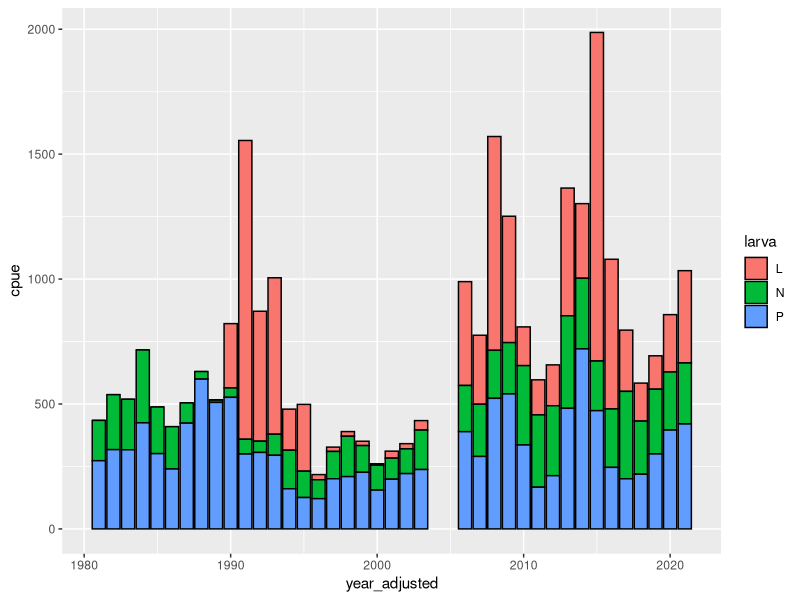
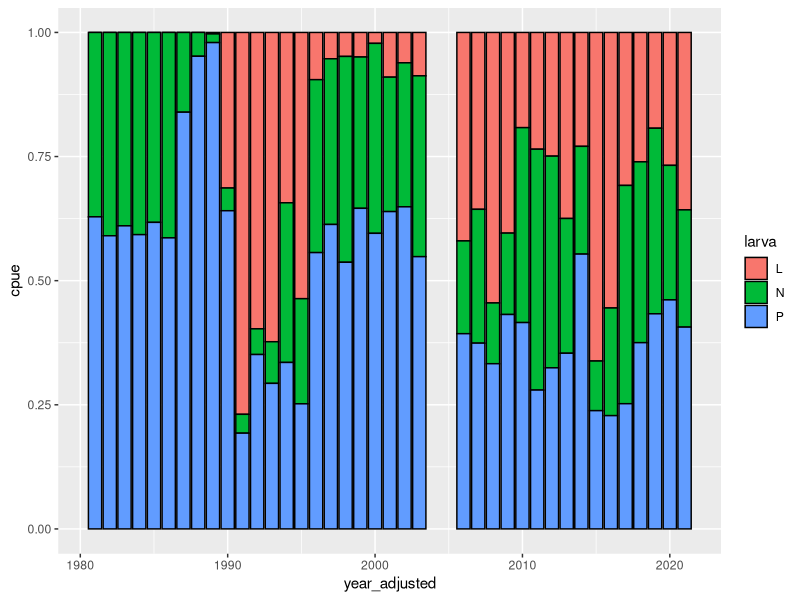
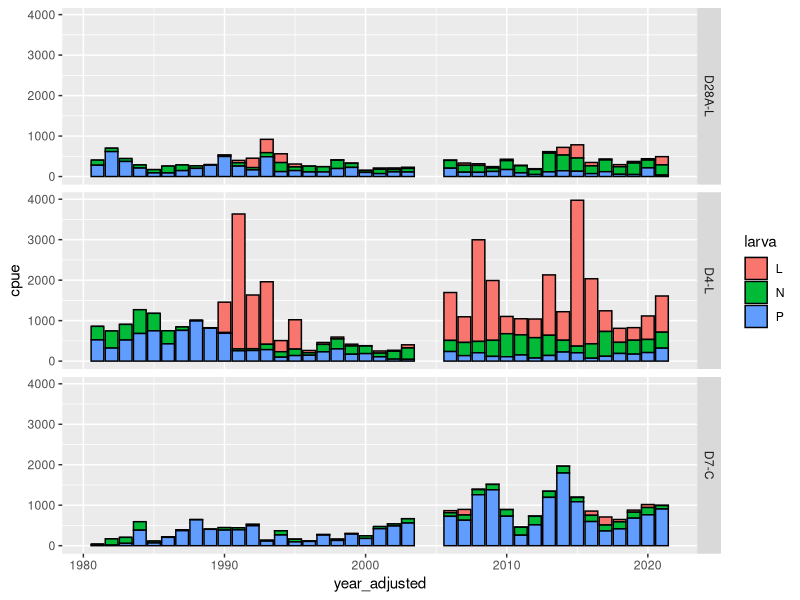
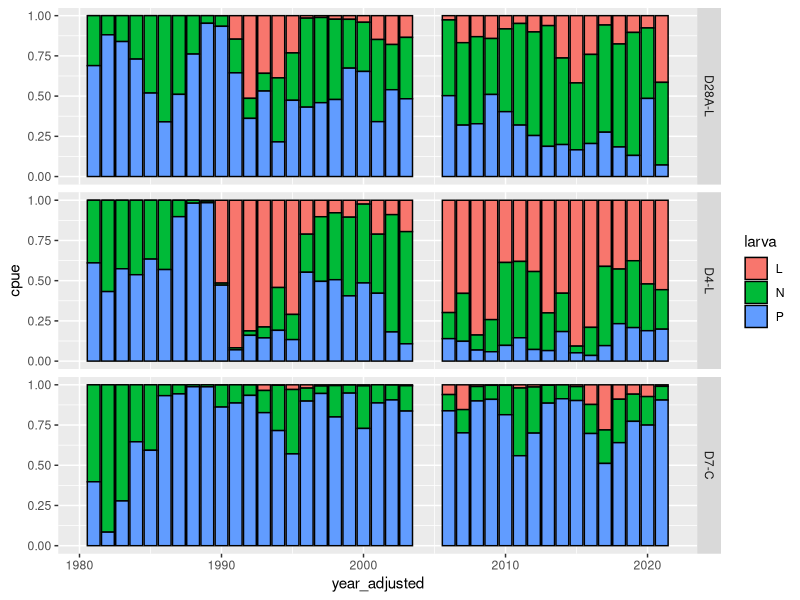
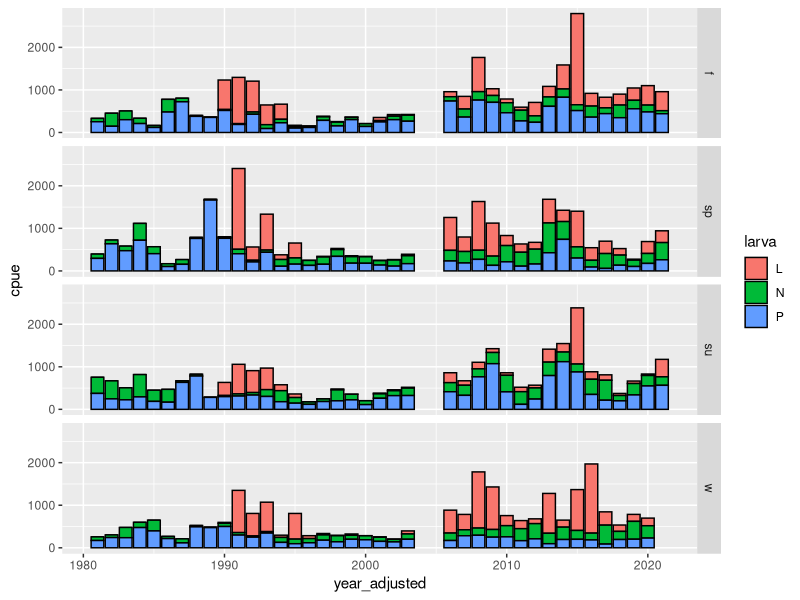
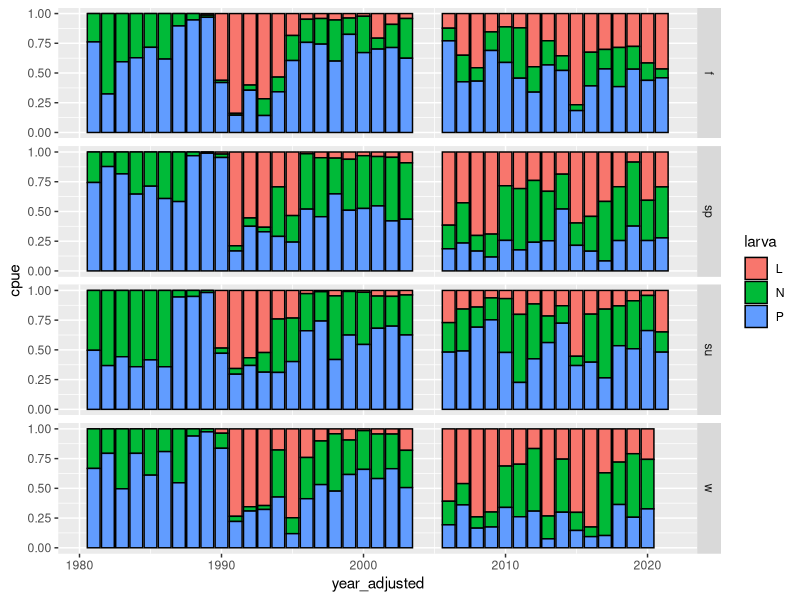
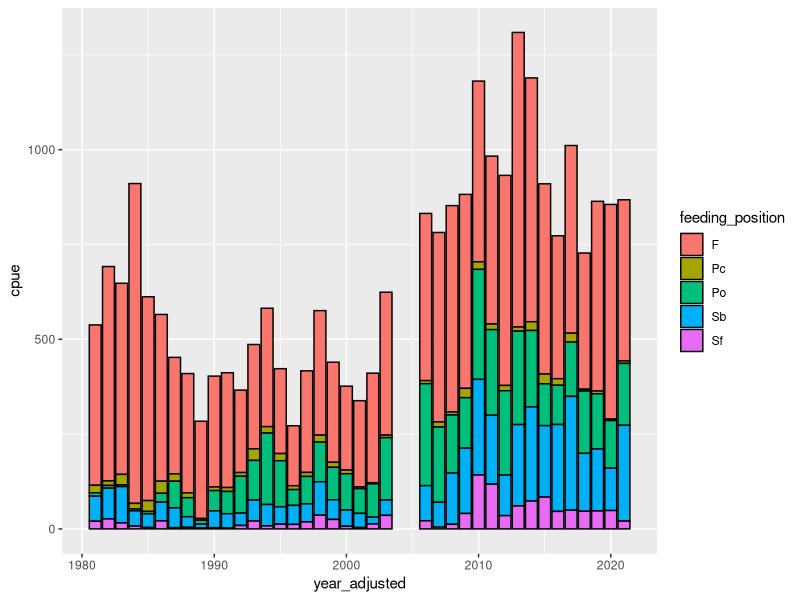
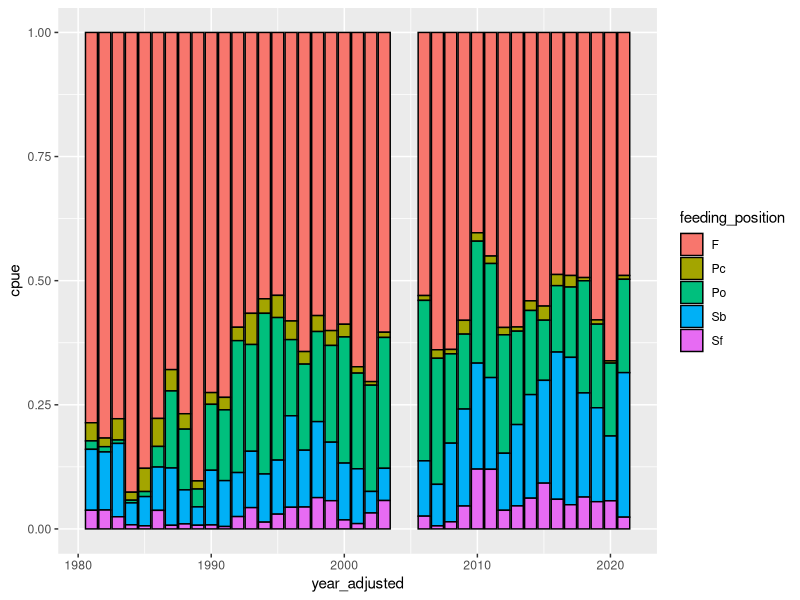

R code for these plots, in order: (Note: this script raises an error after producing the figures.)
#Drought traits project
#Benthic invertebrates
#distribution of traits through time
#Leela Dixit

#packages----
install.packages("tidyverse")
library(tidyverse)


#read in data----

#three taxa that are not IDed below family level
high_taxa <- c(1090, 1270, 1290 )

#three new taxa that don't have size data yet
new_taxa <- c(4740, 5130, 6565)

#abundances for the common 10 stn taxa by station and month (n = 66)
abund10stn <- read_csv("./benthic/data_output/benthic_common10_abundances_by_station.csv") %>% 
  #drop the three taxa that are not IDed below family level
  filter(!(organism_code %in% high_taxa) & !(organism_code %in% new_taxa))

#trait data for the common 10 stn taxa
#mostly just origin and size data but also more trait data for the 14 dominant taxa
traits <- read_csv("./benthic/data_output/benthic_common10_by_stn_trait_data_filled_06062025.csv") %>% 
  glimpse()

#categorical salinity data
sal <- read_csv("./benthic/data_output/psu_categories_stn_yr.csv")

#format trait data----

#only keep planktonic larvae and trophic habit info
traits_pt <- traits %>%
  select(prop_d28, prop_d4, prop_d7,
         organism_code,
         native,
         target_taxon_name,
         trait,
         trait_value) %>%
  #only keeping larva and trophic habit trait data
  filter(trait %in% c("larva", "feeding_position")) %>%
  #pivot trait values so they each have their own column
  pivot_wider(names_from = trait,
              values_from = trait_value)

#format abundance data and summarize it by trait data---------

#add season column
abund10stn_seas <- abund10stn %>% 
  mutate(
    #add season column
    season = as.factor(
      case_when(month==12 | month==1 | month==2 ~ "w"
                ,month==3 | month==4 | month==5 ~ "sp"
                ,month==6 | month==7 | month==8 ~ "su"
                ,month==9 | month==10 | month==11 ~ "f"
      )),.after = month) %>% 
  glimpse()

#join trait data to abundance data
abund_trait <- abund10stn_seas %>% 
  left_join(traits_pt) %>% 
  glimpse()

#trait/abund data without clams

clam <- c("6730","6890")

abund_trait_noclam <- abund_trait %>% 
  filter(!(organism_code %in% clam))

#with clams: sum CPUE by trait----

#sum station by larva
abund_trait_disp <- abund_trait %>% 
  #sum cpue within station by larva
  group_by(station_code,year_adjusted, season, larva) %>% 
  summarise(cpue = (mean_cpue),.groups ='drop') %>% 
  glimpse()

#sum station by trophic habit
abund_trait_tro <- abund_trait %>%
  #sum cpue within station by trophic habit
  group_by(station_code,year_adjusted, season, feeding_position) %>% 
  summarise(cpue = (mean_cpue),.groups ='drop') %>% 
  glimpse()

#sum station by larva and trophic habit
abund_trait_disp_tro <- abund_trait %>% 
  #sum cpue within station by larva and trophic habit
  group_by(station_code,year_adjusted, season, larva, feeding_position) %>% 
  summarise(cpue = (mean_cpue),.groups ='drop') %>% 
  glimpse()

#sum station by larva, th, and origin
abund_trait_disp_tro_orig <- abund_trait %>% 
  #sum cpue within station by larva, th, and origin
  group_by(station_code,year_adjusted, season, native, larva, feeding_position) %>% 
  summarise(cpue = (mean_cpue),.groups ='drop') %>% 
  glimpse()


#mean CPUE at different time scales per trait----

#larva
#sum by year and station for larva
abund_trait_disp_stn_yr <- abund_trait_disp %>% 
  group_by(station_code,year_adjusted, larva) %>% 
  summarise(cpue = mean(cpue),.groups ='drop') %>% 
  glimpse()

#sum by year and season for larva
abund_trait_disp_seas_yr <- abund_trait_disp %>% 
  group_by(year_adjusted, season, larva) %>% 
  summarise(cpue = mean(cpue),.groups ='drop') %>% 
  glimpse()

#summarize by year for larva
abund_trait_disp_yr <- abund_trait_disp %>% 
  group_by(year_adjusted, larva) %>% 
  summarise(cpue = mean(cpue),.groups ='drop') %>% 
  glimpse()

#trophic habit
#sum by year and station for trophic habit
abund_trait_tro_stn_yr <- abund_trait_tro %>% 
  group_by(station_code,year_adjusted, feeding_position) %>% 
  summarise(cpue = mean(cpue),.groups ='drop') %>% 
  glimpse()

#sum by year and season for trophic habit
abund_trait_tro_seas_yr <- abund_trait_tro %>% 
  group_by(year_adjusted, season, feeding_position) %>% 
  summarise(cpue = mean(cpue),.groups ='drop') %>% 
  glimpse()

#summarize by year for trophic habit
abund_trait_tro_yr <- abund_trait_tro %>% 
  group_by(year_adjusted, feeding_position) %>% 
  summarise(cpue = mean(cpue),.groups ='drop') %>% 
  glimpse()

#mean CPUE at different time scales by combo traits----

#larva and trophic habit
#summarize by year and station
abund_trait_disp_tro_stn_yr <- abund_trait_disp_tro %>% 
  group_by(station_code,year_adjusted, larva, feeding_position) %>% 
  summarise(cpue = mean(cpue),.groups ='drop') %>% 
  glimpse()

#summarize by year and season
abund_trait_disp_tro_seas_yr <- abund_trait_disp_tro %>% 
  group_by(year_adjusted, season, larva, feeding_position) %>% 
  summarise(cpue = mean(cpue),.groups ='drop') %>% 
  glimpse()

#summarize by year
abund_trait_disp_tro_yr <- abund_trait_disp_tro %>% 
  group_by(year_adjusted, larva, feeding_position) %>% 
  summarise(cpue = mean(cpue),.groups ='drop') %>% 
  glimpse()

#larva and origin
#summarize by year and station
abund_trait_disp_orig_stn_yr <- abund_trait_disp_tro_orig %>% 
  group_by(station_code,year_adjusted, native, larva) %>% 
  summarise(cpue = mean(cpue),.groups ='drop') %>% 
  glimpse()

#summarize by year and season
abund_trait_disp_orig_seas_yr <- abund_trait_disp_tro_orig %>% 
  group_by(year_adjusted, season, larva, native) %>% 
  summarise(cpue = mean(cpue),.groups ='drop') %>% 
  glimpse()

#summarize by year
abund_trait_disp_orig_yr <- abund_trait_disp_tro_orig %>% 
  group_by(year_adjusted, larva, native) %>% 
  summarise(cpue = mean(cpue),.groups ='drop') %>% 
  glimpse()

#trophic habit and origin
#summarize by year and station
abund_trait_tro_orig_stn_yr <- abund_trait_disp_tro_orig %>% 
  group_by(station_code,year_adjusted, native, feeding_position) %>% 
  summarise(cpue = mean(cpue),.groups ='drop') %>% 
  glimpse()

#summarize by year and season
abund_trait_tro_orig_seas_yr <- abund_trait_disp_tro_orig %>% 
  group_by(year_adjusted, season, feeding_position, native) %>% 
  summarise(cpue = mean(cpue),.groups ='drop') %>% 
  glimpse()

#summarize by year
abund_trait_tro_orig_yr <- abund_trait_disp_tro_orig %>% 
  group_by(year_adjusted, feeding_position, native) %>% 
  summarise(cpue = mean(cpue),.groups ='drop') %>% 
  glimpse()

#larva plots----

#absolute abundance stacked bar plot by year
(plot_abund_disp_yr_abs <- ggplot(abund_trait_disp_yr, aes(x = year_adjusted, y = cpue, fill = larva))+
   geom_bar(stat = "identity", color = "black"))

#relative abundance stacked bar plot by year
(plot_abund_disp_yr_rel <- ggplot(abund_trait_disp_yr, aes(x = year_adjusted, y = cpue, fill = larva))+
    geom_bar(stat = "identity", position = "fill", color = "black"))

#very sharp increase in planktonic larva after introduction of clams, but surprising to see it drop pretty quickly

#absolute abundance stacked bar plot by station and year
(plot_abund_disp_stn_yr_abs <- ggplot(abund_trait_disp_stn_yr, aes(x = year_adjusted, y = cpue, fill = larva))+
    geom_bar(stat = "identity", color = "black")+
    facet_grid(station_code~.))
#D7 has most planktonic larva, makes sense with clams

#relative abundance stacked bar plot by station and year
(plot_abund_disp_stn_yr_rel <- ggplot(abund_trait_disp_stn_yr, aes(x = year_adjusted, y = cpue, fill = larva))+
    geom_bar(stat = "identity", position = "fill", color = "black")+
    facet_grid(station_code~.))
#increase in P in all, but drops in all but D7

#absolute abundance stacked bar plot by season and year
(plot_abund_disp_seas_yr_abs <- ggplot(abund_trait_disp_seas_yr, aes(x = year_adjusted, y = cpue, fill = larva))+
    geom_bar(stat = "identity", color = "black")+
    facet_grid(season~.))

#relative abundance stacked bar plot by season and year
(plot_abund_disp_seas_yr_rel <- ggplot(abund_trait_disp_seas_yr, aes(x = year_adjusted, y = cpue, fill = larva))+
    geom_bar(stat = "identity", position = "fill", color = "black")+
    facet_grid(season~.))


#trophic habit plots----

#absolute abundance stacked bar plot by year
(plot_abund_tro_yr_abs <- ggplot(abund_trait_tro_yr, aes(x = year_adjusted, y = cpue, fill = feeding_position))+
   geom_bar(stat = "identity", color = "black"))

#relative abundance stacked bar plot by year
(plot_abund_tro_yr_rel <- ggplot(abund_trait_tro_yr, aes(x = year_adjusted, y = cpue, fill = feeding_position))+
    geom_bar(stat = "identity", position = "fill", color = "black"))

#filter feeders boom with clams, but decrease over time. looks like their introduction allowed shredders to come into the system

#absolute abundance stacked bar plot by station and year
(plot_abund_tro_stn_yr_abs <- ggplot(abund_trait_tro_stn_yr, aes(x = year_adjusted, y = cpue, fill = feeding_position))+
    geom_bar(stat = "identity", color = "black")+
    facet_grid(station_code~.))

#relative abundance stacked bar plot by station and year
(plot_abund_tro_stn_yr_rel <- ggplot(abund_trait_tro_stn_yr, aes(x = year_adjusted, y = cpue, fill = feeding_position))+
    geom_bar(stat = "identity", position = "fill", color = "black")+
    facet_grid(station_code~.))

#shredders are mostly in D4 and D28...

#absolute abundance stacked bar plot by season and year
(plot_abund_tro_seas_yr_abs <- ggplot(abund_trait_tro_seas_yr, aes(x = year_adjusted, y = cpue, fill = feeding_position))+
    geom_bar(stat = "identity", color = "black")+
    facet_grid(season~.))

#relative abundance stacked bar plot by season and year
(plot_abund_tro_seas_yr_rel <- ggplot(abund_trait_tro_seas_yr, aes(x = year_adjusted, y = cpue, fill = feeding_position))+
    geom_bar(stat = "identity", position = "fill", color = "black")+
    facet_grid(season~.))

#combo plots----

#trophic habit and larva
#absolute abundance stacked bar plot by year
(plot_abund_disp_tro_yr_abs <- ggplot(abund_trait_disp_tro_yr, aes(x = year_adjusted, y = cpue, fill = feeding_position))+
   geom_bar(stat = "identity", color = "black")+
   facet_grid(larva~.))

#relative abundance stacked bar plot by year
(plot_abund_disp_tro_yr_rel <- ggplot(abund_trait_disp_tro_yr, aes(x = year_adjusted, y = cpue, fill = feeding_position))+
    geom_bar(stat = "identity", position = "fill", color = "black")+
    facet_grid(larva~.))

#absolute abundance stacked bar plot by station and year
(plot_abund_disp_tro_stn_yr_abs <- ggplot(abund_trait_disp_tro_stn_yr, aes(x = year_adjusted, y = cpue, fill = feeding_position))+
   geom_bar(stat = "identity", color = "black")+
   facet_grid(station_code~larva))

#relative abundance stacked bar plot by station and year
(plot_abund_disp_tro_stn_yr_rel <- ggplot(abund_trait_disp_tro_stn_yr, aes(x = year_adjusted, y = cpue, fill = feeding_position))+
    geom_bar(stat = "identity", position = "fill", color = "black")+
    facet_grid(station_code~larva))

#absolute abundance stacked bar plot by season and year
(plot_abund_disp_tro_seas_yr_abs <- ggplot(abund_trait_disp_tro_seas_yr, aes(x = year_adjusted, y = cpue, fill = larva))+
    geom_bar(stat = "identity", color = "black")+
    facet_grid(season~feeding_position))

#relative abundance stacked bar plot by season and year
(plot_abund_disp_tro_seas_yr_rel <- ggplot(abund_trait_disp_tro_seas_yr, aes(x = year_adjusted, y = cpue, fill = feeding_position))+
    geom_bar(stat = "identity", position = "fill", color = "black")+
    facet_grid(season~larva))

#trophic habit and origin
#absolute abundance stacked bar plot by year
(plot_abund_tro_orig_yr_abs <- ggplot(abund_trait_tro_orig_yr, aes(x = year_adjusted, y = cpue, fill = feeding_position))+
    geom_bar(stat = "identity", color = "black")+
    facet_grid(native~.))

#relative abundance stacked bar plot by year
(plot_abund_tro_orig_yr_rel <- ggplot(abund_trait_tro_orig_yr, aes(x = year_adjusted, y = cpue, fill = feeding_position))+
    geom_bar(stat = "identity", position = "fill", color = "black")+
    facet_grid(native~.))

#absolute abundance stacked bar plot by station and year
(plot_abund_tro_orig_stn_yr_abs <- ggplot(abund_trait_tro_orig_stn_yr, aes(x = year_adjusted, y = cpue, fill = feeding_position))+
    geom_bar(stat = "identity", color = "black")+
    facet_grid(station_code~native))

#relative abundance stacked bar plot by station and year
(plot_abund_tro_orig_stn_yr_rel <- ggplot(abund_trait_tro_orig_stn_yr, aes(x = year_adjusted, y = cpue, fill = feeding_position))+
    geom_bar(stat = "identity", position = "fill", color = "black")+
    facet_grid(station_code~native))

#absolute abundance stacked bar plot by season and year
(plot_abund_tro_orig_seas_yr_abs <- ggplot(abund_trait_tro_orig_seas_yr, aes(x = year_adjusted, y = cpue, fill = feeding_position))+
    geom_bar(stat = "identity", color = "black")+
    facet_grid(season~native))

#relative abundance stacked bar plot by season and year
(plot_abund_tro_orig_seas_yr_rel <- ggplot(abund_trait_tro_orig_seas_yr, aes(x = year_adjusted, y = cpue, fill = feeding_position))+
    geom_bar(stat = "identity", position = "fill", color = "black")+
    facet_grid(season~native))

#larva and origin
#absolute abundance stacked bar plot by year
(plot_abund_disp_orig_yr_abs <- ggplot(abund_trait_disp_orig_yr, aes(x = year_adjusted, y = cpue, fill = larva))+
    geom_bar(stat = "identity", color = "black")+
    facet_grid(native~.))

#relative abundance stacked bar plot by year
(plot_abund_disp_orig_yr_rel <- ggplot(abund_trait_disp_orig_yr, aes(x = year_adjusted, y = cpue, fill = larva))+
    geom_bar(stat = "identity", position = "fill", color = "black")+
    facet_grid(native~.))

#absolute abundance stacked bar plot by station and year
(plot_abund_disp_orig_stn_yr_abs <- ggplot(abund_trait_disp_orig_stn_yr, aes(x = year_adjusted, y = cpue, fill = larva))+
    geom_bar(stat = "identity", color = "black")+
    facet_grid(station_code~native))

#relative abundance stacked bar plot by station and year
(plot_abund_disp_orig_stn_yr_rel <- ggplot(abund_trait_disp_orig_stn_yr, aes(x = year_adjusted, y = cpue, fill = larva))+
    geom_bar(stat = "identity", position = "fill", color = "black")+
    facet_grid(station_code~native))

#absolute abundance stacked bar plot by season and year
(plot_abund_disp_orig_seas_yr_abs <- ggplot(abund_trait_disp_orig_seas_yr, aes(x = year_adjusted, y = cpue, fill = larva))+
    geom_bar(stat = "identity", color = "black")+
    facet_grid(season~native))

#relative abundance stacked bar plot by season and year
(plot_abund_disp_orig_seas_yr_rel <- ggplot(abund_trait_disp_orig_seas_yr, aes(x = year_adjusted, y = cpue, fill = larva))+
    geom_bar(stat = "identity", position = "fill", color = "black")+
    facet_grid(season~native))


#no clams: sum CPUE by trait----

#sum station by larva
abund_trait_noclam_disp <- abund_trait_noclam %>%
  #sum cpue within station by origin
  group_by(station_code,year_adjusted, season, larva) %>% 
  summarise(cpue = (mean_cpue),.groups ='drop') %>% 
  glimpse()

#sum station by trophic habit
abund_trait_noclam_tro <- abund_trait_noclam %>%
  #sum cpue within station by origin
  group_by(station_code,year_adjusted, season, feeding_position) %>% 
  summarise(cpue = (mean_cpue),.groups ='drop') %>% 
  glimpse()

#summarize station data by larva, trophic habit, origin
abund_trait_noclam_disp_tro_orig <- abund_trait_noclam %>% 
  #sum cpue within station by origin, larva, trophic habit
  group_by(station_code,year_adjusted, season, native, larva, feeding_position) %>% 
  summarise(cpue = (mean_cpue),.groups ='drop') %>% 
  glimpse()

#no clams: mean CPUE by different time scales per trait----

#larva
#summarize by year and station for larva
abund_trait_noclam_disp_stn_yr <- abund_trait_noclam_disp %>% 
  group_by(station_code,year_adjusted, larva) %>% 
  summarise(cpue = mean(cpue),.groups ='drop') %>% 
  glimpse()

#summarize by year and season for larva
abund_trait_noclam_disp_seas_yr <- abund_trait_noclam_disp %>% 
  group_by(year_adjusted, season, larva) %>% 
  summarise(cpue = mean(cpue),.groups ='drop') %>% 
  glimpse()

#summarize by year for larva
abund_trait_noclam_disp_yr <- abund_trait_noclam_disp %>% 
  group_by(year_adjusted, larva) %>% 
  summarise(cpue = mean(cpue),.groups ='drop') %>% 
  glimpse()

#trophic habit
#summarize by year and station for trophic habit
abund_trait_noclam_tro_stn_yr <- abund_trait_noclam_tro %>% 
  group_by(station_code,year_adjusted, feeding_position) %>% 
  summarise(cpue = mean(cpue),.groups ='drop') %>% 
  glimpse()

#summarize by year and season for trophic habit
abund_trait_noclam_tro_seas_yr <- abund_trait_noclam_tro %>% 
  group_by(year_adjusted, season, feeding_position) %>% 
  summarise(cpue = mean(cpue),.groups ='drop') %>% 
  glimpse()

#summarize by year for trophic habit
abund_trait_noclam_tro_yr <- abund_trait_noclam_tro %>% 
  group_by(year_adjusted, feeding_position) %>% 
  summarise(cpue = mean(cpue),.groups ='drop') %>% 
  glimpse()


#no clams: mean CPUE by different time scales by combo trait----

#larva and trophic habit
#summarize by year and station
abund_trait_noclam_disp_tro_stn_yr <- abund_trait_noclam_disp_tro_orig %>% 
  group_by(station_code,year_adjusted, larva, feeding_position) %>% 
  summarise(cpue = mean(cpue),.groups ='drop') %>% 
  glimpse()

#summarize by year and season
abund_trait_noclam_disp_tro_seas_yr <- abund_trait_noclam_disp_tro_orig %>% 
  group_by(year_adjusted, season, larva, feeding_position) %>% 
  summarise(cpue = mean(cpue),.groups ='drop') %>% 
  glimpse()

#summarize by year
abund_trait_noclam_disp_tro_yr <- abund_trait_noclam_disp_tro_orig %>% 
  group_by(year_adjusted, larva, feeding_position) %>% 
  summarise(cpue = mean(cpue),.groups ='drop') %>% 
  glimpse()

#larva and origin
#summarize by year and station
abund_trait_noclam_disp_orig_stn_yr <- abund_trait_noclam_disp_tro_orig %>% 
  group_by(station_code,year_adjusted, larva, native) %>% 
  summarise(cpue = mean(cpue),.groups ='drop') %>% 
  glimpse()

#summarize by year and season
abund_trait_noclam_disp_orig_seas_yr <- abund_trait_noclam_disp_tro_orig %>% 
  group_by(year_adjusted, season, larva, native) %>% 
  summarise(cpue = mean(cpue),.groups ='drop') %>% 
  glimpse()

#summarize by year
abund_trait_noclam_disp_orig_yr <- abund_trait_noclam_disp_tro_orig %>% 
  group_by(year_adjusted, larva, native) %>% 
  summarise(cpue = mean(cpue),.groups ='drop') %>% 
  glimpse()

#trophic habit and origin
#summarize by year and station
abund_trait_noclam_tro_orig_stn_yr <- abund_trait_noclam_disp_tro_orig %>% 
  group_by(station_code,year_adjusted, native, feeding_position) %>% 
  summarise(cpue = mean(cpue),.groups ='drop') %>% 
  glimpse()

#summarize by year and season
abund_trait_noclam_tro_orig_seas_yr <- abund_trait_noclam_disp_tro_orig %>% 
  group_by(year_adjusted, season, native, feeding_position) %>% 
  summarise(cpue = mean(cpue),.groups ='drop') %>% 
  glimpse()

#summarize by year
abund_trait_noclam_tro_orig_yr <- abund_trait_noclam_disp_tro_orig %>% 
  group_by(year_adjusted, native, feeding_position) %>% 
  summarise(cpue = mean(cpue),.groups ='drop') %>% 
  glimpse()


#no clam: larva plot----

#absolute abundance stacked bar plot by year
(plot_abund_noclam_disp_yr_abs <- ggplot(abund_trait_noclam_disp_yr, aes(x = year_adjusted, y = cpue, fill = larva))+
   geom_bar(stat = "identity", color = "black"))

#relative abundance stacked bar plot by year
(plot_abund_noclam_disp_yr_rel <- ggplot(abund_trait_noclam_disp_yr, aes(x = year_adjusted, y = cpue, fill = larva))+
    geom_bar(stat = "identity", position = "fill", color = "black"))

#absolute abundance stacked bar plot by station and year
(plot_abund_noclam_disp_stn_yr_abs <- ggplot(abund_trait_noclam_disp_stn_yr, aes(x = year_adjusted, y = cpue, fill = larva))+
    geom_bar(stat = "identity", color = "black")+
    facet_grid(station_code~.))

#relative abundance stacked bar plot by station and year
(plot_abund_noclam_disp_stn_yr_rel <- ggplot(abund_trait_noclam_disp_stn_yr, aes(x = year_adjusted, y = cpue, fill = larva))+
    geom_bar(stat = "identity", position = "fill", color = "black")+
    facet_grid(station_code~.))

#absolute abundance stacked bar plot by season and year
(plot_abund_noclam_disp_seas_yr_abs <- ggplot(abund_trait_noclam_disp_seas_yr, aes(x = year_adjusted, y = cpue, fill = larva))+
    geom_bar(stat = "identity", color = "black")+
    facet_grid(season~.))

#relative abundance stacked bar plot by season and year
(plot_abund_noclam_disp_seas_yr_rel <- ggplot(abund_trait_noclam_disp_seas_yr, aes(x = year_adjusted, y = cpue, fill = larva))+
    geom_bar(stat = "identity", position = "fill", color = "black")+
    facet_grid(season~.))


#no clam: trophic habit plot----
#absolute abundance stacked bar plot by year
(plot_abund_noclam_tro_yr_abs <- ggplot(abund_trait_noclam_tro_yr, aes(x = year_adjusted, y = cpue, fill = feeding_position))+
   geom_bar(stat = "identity", color = "black"))

#relative abundance stacked bar plot by year
(plot_abund_noclam_tro_yr_rel <- ggplot(abund_trait_noclam_tro_yr, aes(x = year_adjusted, y = cpue, fill = feeding_position))+
    geom_bar(stat = "identity", position = "fill", color = "black"))


#absolute abundance stacked bar plot by station and year
(plot_abund_noclam_tro_stn_yr_abs <- ggplot(abund_trait_noclam_tro_stn_yr, aes(x = year_adjusted, y = cpue, fill = feeding_position))+
    geom_bar(stat = "identity", color = "black")+
    facet_grid(station_code~.))

#relative abundance stacked bar plot by station and year
(plot_abund_noclam_tro_stn_yr_rel <- ggplot(abund_trait_noclam_tro_stn_yr, aes(x = year_adjusted, y = cpue, fill = feeding_position))+
    geom_bar(stat = "identity", position = "fill", color = "black")+
    facet_grid(station_code~.))

#absolute abundance stacked bar plot by season and year
(plot_abund_noclam_tro_seas_yr_abs <- ggplot(abund_trait_noclam_tro_seas_yr, aes(x = year_adjusted, y = cpue, fill = feeding_position))+
    geom_bar(stat = "identity", color = "black")+
    facet_grid(season~.))

#relative abundance stacked bar plot by season and year
(plot_abund_noclam_tro_seas_yr_rel <- ggplot(abund_trait_noclam_tro_seas_yr, aes(x = year_adjusted, y = cpue, fill = feeding_position))+
    geom_bar(stat = "identity", position = "fill", color = "black")+
    facet_grid(season~.))

#no clam: combo plots----

#trophic habit and larva
#absolute abundance stacked bar plot by year
(plot_abund_noclam_disp_tro_yr_abs <- ggplot(abund_trait_noclam_disp_tro_yr, aes(x = year_adjusted, y = cpue, fill = feeding_position))+
   geom_bar(stat = "identity", color = "black")+
   facet_grid(larva~.))

#relative abundance stacked bar plot by year
(plot_abund_noclam_disp_tro_yr_rel <- ggplot(abund_trait_noclam_disp_tro_yr, aes(x = year_adjusted, y = cpue, fill = feeding_position))+
    geom_bar(stat = "identity", position = "fill", color = "black")+
    facet_grid(larva~.))

#absolute abundance stacked bar plot by station and year
(plot_abund_noclam_disp_tro_stn_yr_abs <- ggplot(abund_trait_noclam_disp_tro_stn_yr, aes(x = year_adjusted, y = cpue, fill = feeding_position))+
    geom_bar(stat = "identity", color = "black")+
    facet_grid(station_code~larva))

#relative abundance stacked bar plot by station and year
(plot_abund_noclam_disp_tro_stn_yr_rel <- ggplot(abund_trait_noclam_disp_tro_stn_yr, aes(x = year_adjusted, y = cpue, fill = feeding_position))+
    geom_bar(stat = "identity", position = "fill", color = "black")+
    facet_grid(station_code~larva))

#absolute abundance stacked bar plot by season and year
(plot_abund_noclam_disp_tro_seas_yr_abs <- ggplot(abund_trait_noclam_disp_tro_seas_yr, aes(x = year_adjusted, y = cpue, fill = feeding_position))+
    geom_bar(stat = "identity", color = "black")+
    facet_grid(season~larva))

#relative abundance stacked bar plot by season and year
(plot_abund_noclam_disp_tro_seas_yr_rel <- ggplot(abund_trait_noclam_disp_tro_seas_yr, aes(x = year_adjusted, y = cpue, fill = feeding_position))+
    geom_bar(stat = "identity", position = "fill", color = "black")+
    facet_grid(season~larva))

#trophic habit and origin
#absolute abundance stacked bar plot by year
(plot_abund_noclam_tro_orig_yr_abs <- ggplot(abund_trait_noclam_tro_orig_yr, aes(x = year_adjusted, y = cpue, fill = feeding_position))+
    geom_bar(stat = "identity", color = "black")+
    facet_grid(native~.))

#relative abundance stacked bar plot by year
(plot_abund_noclam_tro_orig_yr_rel <- ggplot(abund_trait_noclam_tro_orig_yr, aes(x = year_adjusted, y = cpue, fill = feeding_position))+
    geom_bar(stat = "identity", position = "fill", color = "black")+
    facet_grid(native~.))

#absolute abundance stacked bar plot by station and year
(plot_abund_noclam_tro_orig_stn_yr_abs <- ggplot(abund_trait_noclam_tro_orig_stn_yr, aes(x = year_adjusted, y = cpue, fill = feeding_position))+
    geom_bar(stat = "identity", color = "black")+
    facet_grid(station_code~native))

#relative abundance stacked bar plot by station and year
(plot_abund_noclam_tro_orig_stn_yr_rel <- ggplot(abund_trait_noclam_tro_orig_stn_yr, aes(x = year_adjusted, y = cpue, fill = feeding_position))+
    geom_bar(stat = "identity", position = "fill", color = "black")+
    facet_grid(station_code~native))

#absolute abundance stacked bar plot by season and year
(plot_abund_noclam_tro_orig_seas_yr_abs <- ggplot(abund_trait_noclam_tro_orig_seas_yr, aes(x = year_adjusted, y = cpue, fill = feeding_position))+
    geom_bar(stat = "identity", color = "black")+
    facet_grid(season~native))

#relative abundance stacked bar plot by season and year
(plot_abund_noclam_disp_tro_seas_yr_rel <- ggplot(abund_trait_noclam_tro_orig_seas_yr, aes(x = year_adjusted, y = cpue, fill = feeding_position))+
    geom_bar(stat = "identity", position = "fill", color = "black")+
    facet_grid(season~native))

#larva and origin
#absolute abundance stacked bar plot by year
(plot_abund_noclam_disp_orig_yr_abs <- ggplot(abund_trait_noclam_disp_orig_yr, aes(x = year_adjusted, y = cpue, fill = larva))+
    geom_bar(stat = "identity", color = "black")+
    facet_grid(native~.))

#relative abundance stacked bar plot by year
(plot_abund_noclam_disp_orig_yr_rel <- ggplot(abund_trait_noclam_disp_orig_yr, aes(x = year_adjusted, y = cpue, fill = larva))+
    geom_bar(stat = "identity", position = "fill", color = "black")+
    facet_grid(native~.))

#absolute abundance stacked bar plot by station and year
(plot_abund_noclam_disp_orig_stn_yr_abs <- ggplot(abund_trait_noclam_disp_orig_stn_yr, aes(x = year_adjusted, y = cpue, fill = larva))+
    geom_bar(stat = "identity", color = "black")+
    facet_grid(station_code~native))

#relative abundance stacked bar plot by station and year
(plot_abund_noclam_disp_orig_stn_yr_rel <- ggplot(abund_trait_noclam_disp_orig_stn_yr, aes(x = year_adjusted, y = cpue, fill = larva))+
    geom_bar(stat = "identity", position = "fill", color = "black")+
    facet_grid(station_code~native))

#absolute abundance stacked bar plot by season and year
(plot_abund_noclam_disp_orig_seas_yr_abs <- ggplot(abund_trait_noclam_disp_orig_seas_yr, aes(x = year_adjusted, y = cpue, fill = larva))+
    geom_bar(stat = "identity", color = "black")+
    facet_grid(season~native))

#relative abundance stacked bar plot by season and year
(plot_abund_noclam_disp_orig_seas_yr_rel <- ggplot(abund_trait_noclam_disp_orig_seas_yr, aes(x = year_adjusted, y = cpue, fill = larva))+
    geom_bar(stat = "identity", position = "fill", color = "black")+
    facet_grid(season~native))


#Plots of proportion of organisms with planktonic larvae vs total organisms---------------
#inspired by Nichols and Thompson 1985


#create df that calculates proportion of organisms with planktonic larvae
abund_trait_sample_sum_plank <- abund_trait %>% 
  group_by(sample_date,station_code,larva) %>% 
  summarize(total_cpue = sum(mean_cpue)) %>% 
  #convert long to wide
  pivot_wider(names_from = larva, values_from = total_cpue) %>% 
  #calculate proportion
  mutate(plankton_prop = P/(N+P)
         ,total_ct = N + P
         )
  
#plot data
(plot_plankton_prop <- ggplot(abund_trait_sample_sum_plank, aes(x = total_ct, y = plankton_prop))+
    geom_point()+
    facet_grid("station_code")
  )

#Plots of proportion of organisms with planktonic larvae (except clams) vs total clams---------------


#create df that calculates proportion of organisms with planktonic larvae
abund_trait_sample_sum_plank_no_clam <- abund_trait_noclam %>% 
  group_by(sample_date,station_code,larva) %>% 
  summarize(total_cpue = sum(mean_cpue)) %>% 
  #convert long to wide
  pivot_wider(names_from = larva, values_from = total_cpue) %>% 
  #calculate proportion
  mutate(plankton_prop = P/(N+P)
         ,total_ct = N + P
  )

#create df that calculates total clams by sample
abund_trait_sample_sum_clams <- abund_trait %>% 
  filter(organism_code %in% clam) %>% 
  group_by(sample_date,station_code) %>% 
  summarize(clam_cpue = sum(mean_cpue))

#combine prop plankton and total clams dfs
plank_clam <- abund_trait_sample_sum_plank_no_clam %>% 
  left_join(abund_trait_sample_sum_clams)

#plot count data
# (plot_plankton_ct_noclam <- ggplot(plank_clam, aes(x = clam_cpue, y = total_ct))+
#     geom_point()+
#     facet_grid("station_code")
# )
#prop plot below is better

#plot count data
# (plot_plankton_count_noclam <- ggplot(plank_clam, aes(x = clam_cpue, y = P))+
#     geom_point()+
#     facet_grid("station_code")
# )
#because of outliers it is just harder to see pattern compared to looking at prop plot below

#plot prop data
(plot_plankton_prop_noclam <- ggplot(plank_clam, aes(x = clam_cpue, y = plankton_prop))+
    geom_point()+
    facet_grid("station_code")
)
#plot makes sense but I wonder if ALL organisms (regardless of traits) are at low abundance when clams are high

#plot non-clam cpue vs clam cpue
(plot_total_organisms_noclam <- ggplot(plank_clam, aes(x = clam_cpue, y = total_ct))+
    geom_point()+
    facet_grid("station_code")
)
#yes, at high clam densities everything else is low regardless of traits

#Plots of proportion of organisms (except clams) in different feeding habits vs total clams---------------

#create df that calculates proportion of organisms that filter feed
abund_trait_sample_sum_filter_no_clam <- abund_trait_noclam %>% 
  group_by(sample_date,station_code,feeding_position) %>% 
  summarize(total_cpue = sum(mean_cpue)) %>% 
  #convert long to wide
  pivot_wider(names_from = feeding_position, values_from = total_cpue) %>%   
  #calculate proportion
  mutate(total_cpue = sum(across(C:S),na.rm = T)
         ,filter_prop = F/total_cpue
  )

#combine prop filter and total clams dfs
filter_clam <- abund_trait_sample_sum_filter_no_clam %>% 
  left_join(abund_trait_sample_sum_clams)


#plot filter prop data
(plot_filter_prop_noclam <- ggplot(filter_clam, aes(x = clam_cpue, y = filter_prop))+
    geom_point()+
    facet_grid("station_code")
)
#declines with increasing clams

#plot shredder prop data
(plot_shredder_prop_noclam <- ggplot(filter_clam, aes(x = clam_cpue, y = S/total_cpue))+
    geom_point()+
    facet_grid("station_code")
)
#declines with increasing clams

#plot deposit feeder prop data
(plot_shredder_prop_noclam <- ggplot(filter_clam, aes(x = clam_cpue, y = D/total_cpue))+
    geom_point()+
    facet_grid("station_code")
)
#increases with clams; basically at high densities only deposit feeders coexist with clams

#plot deposit feeder count data
(plot_shredder_count_noclam <- ggplot(filter_clam, aes(x = clam_cpue, y = D))+
    geom_point()+
    facet_grid("station_code")
)
#what are the deposit feeds that remain with high clam abundance (>15,000 clams)?

#Look at the taxa present at very high clam densities-------------

#create dataframe
high_clam <- abund_trait_sample_sum_clams %>% 
  filter(clam_cpue > 15000) 

high_clam_taxa <- abund_trait %>% 
  inner_join(high_clam)  %>% 
  filter(mean_cpue>0 & !(organism_code%in%clam))

#plot high clam abundance vs other organism abundance
(plot_high_clam_taxa <- ggplot(high_clam_taxa, aes(x=clam_cpue, y=mean_cpue))+
    geom_point()+
    facet_wrap("organism_code",scales = "free_y")
  
)
#at high clam abundances (which is really just high Potamocorbula abundances) virtually all other
#are present at fairly low abundances compared to 4550 (amphipod Sinocorophium alienense)

#similar plot but by trophic habitat rather than taxon
(plot_high_clam_th <- ggplot(high_clam_taxa, aes(x=clam_cpue, y=mean_cpue))+
    geom_point()+
    facet_wrap("feeding_position"
               ,scales = "free_y"
               ,ncol = 1
               )
  
)


#community composition by station----
#trait composition by salinity category----

#join trait data with salinity data
trait_sal <- full_join(abund_trait, sal, by= "station_code")

#larva for median salinity categories
(plot_abund_trait_sal <- ggplot(trait_sal, aes(x=pss_median_category, y=mean_cpue, fill=larva))+
  geom_bar(stat="identity", position ="fill")+
  scale_x_discrete(limits=c('very low', 'low', 'fresh', 'brackish', 'very brackish')))

#trophic_habit for median salinity categories
(plot_abund_trait_sal <- ggplot(trait_sal, aes(x=pss_median_category, y=mean_cpue, fill=feeding_position))+
    geom_bar(stat="identity", position ="fill")+
    scale_x_discrete(limits=c('very low', 'low', 'fresh', 'brackish', 'very brackish')))

#larva for mean salinity categories
(plot_abund_trait_sal <- ggplot(trait_sal, aes(x=pss_mean_category, y=mean_cpue, fill=larva))+
    geom_bar(stat="identity", position ="fill")+
    scale_x_discrete(limits=c('very low', 'low', 'fresh', 'brackish', 'very brackish')))

#trophic_habit for mean salinity categories
(plot_abund_trait_sal <- ggplot(trait_sal, aes(x=pss_mean_category, y=mean_cpue, fill=feeding_position))+
    geom_bar(stat="identity", position ="fill")+
    scale_x_discrete(limits=c('very low', 'low', 'fresh', 'brackish', 'very brackish')))
